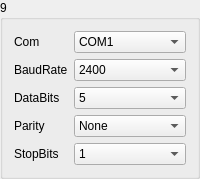
       <widget class="QGroupBox" name="gBoxMeter_9">
        <property name="minimumSize">
         <size>
          <width>171</width>
          <height>171</height>
         </size>
        </property>
        <property name="title">
         <string>9</string>
        </property>
        <layout class="QGridLayout" name="gridLayout_13">
         <item row="0" column="0">
          <widget class="QLabel" name="label_63">
           <property name="sizePolicy">
            <sizepolicy hsizetype="Fixed" vsizetype="Preferred">
             <horstretch>0</horstretch>
             <verstretch>0</verstretch>
            </sizepolicy>
           </property>
           <property name="text">
            <string>Com</string>
           </property>
          </widget>
         </item>
         <item row="0" column="1">
          <widget class="QComboBox" name="comboMeterSerialNum_9">
           <item>
            <property name="text">
             <string>COM1</string>
            </property>
           </item>
           <item>
            <property name="text">
             <string>COM2</string>
            </property>
           </item>
           <item>
            <property name="text">
             <string>COM3</string>
            </property>
           </item>
           <item>
            <property name="text">
             <string>COM4</string>
            </property>
           </item>
           <item>
            <property name="text">
             <string>COM5</string>
            </property>
           </item>
           <item>
            <property name="text">
             <string>COM6</string>
            </property>
           </item>
           <item>
            <property name="text">
             <string>COM7</string>
            </property>
           </item>
           <item>
            <property name="text">
             <string>COM8</string>
            </property>
           </item>
           <item>
            <property name="text">
             <string>COM9</string>
            </property>
           </item>
           <item>
            <property name="text">
             <string>COM10</string>
            </property>
           </item>
           <item>
            <property name="text">
             <string>COM11</string>
            </property>
           </item>
           <item>
            <property name="text">
             <string>COM12</string>
            </property>
           </item>
           <item>
            <property name="text">
             <string>COM13</string>
            </property>
           </item>
           <item>
            <property name="text">
             <string>COM14</string>
            </property>
           </item>
           <item>
            <property name="text">
             <string>COM15</string>
            </property>
           </item>
           <item>
            <property name="text">
             <string>COM16</string>
            </property>
           </item>
           <item>
            <property name="text">
             <string>COM17</string>
            </property>
           </item>
           <item>
            <property name="text">
             <string>COM18</string>
            </property>
           </item>
           <item>
            <property name="text">
             <string>COM19</string>
            </property>
           </item>
           <item>
            <property name="text">
             <string>COM20</string>
            </property>
           </item>
           <item>
            <property name="text">
             <string>COM21</string>
            </property>
           </item>
           <item>
            <property name="text">
             <string>COM22</string>
            </property>
           </item>
           <item>
            <property name="text">
             <string>COM23</string>
            </property>
           </item>
           <item>
            <property name="text">
             <string>COM24</string>
            </property>
           </item>
           <item>
            <property name="text">
             <string>COM25</string>
            </property>
           </item>
           <item>
            <property name="text">
             <string>COM26</string>
            </property>
           </item>
           <item>
            <property name="text">
             <string>COM27</string>
            </property>
           </item>
           <item>
            <property name="text">
             <string>COM28</string>
            </property>
           </item>
           <item>
            <property name="text">
             <string>COM29</string>
            </property>
           </item>
           <item>
            <property name="text">
             <string>COM30</string>
            </property>
           </item>
          </widget>
         </item>
         <item row="1" column="0">
          <widget class="QLabel" name="label_64">
           <property name="text">
            <string>BaudRate</string>
           </property>
          </widget>
         </item>
         <item row="1" column="1">
          <widget class="QComboBox" name="comboMeterBaudRate_9">
           <item>
            <property name="text">
             <string>2400</string>
            </property>
           </item>
           <item>
            <property name="text">
             <string>4800</string>
            </property>
           </item>
           <item>
            <property name="text">
             <string>9600</string>
            </property>
           </item>
           <item>
            <property name="text">
             <string>14400</string>
            </property>
           </item>
           <item>
            <property name="text">
             <string>19200</string>
            </property>
           </item>
           <item>
            <property name="text">
             <string>38400</string>
            </property>
           </item>
           <item>
            <property name="text">
             <string>56000</string>
            </property>
           </item>
          </widget>
         </item>
         <item row="2" column="0">
          <widget class="QLabel" name="label_65">
           <property name="text">
            <string>DataBits</string>
           </property>
          </widget>
         </item>
         <item row="2" column="1">
          <widget class="QComboBox" name="comboMeterBits_9">
           <item>
            <property name="text">
             <string>5</string>
            </property>
           </item>
           <item>
            <property name="text">
             <string>6</string>
            </property>
           </item>
           <item>
            <property name="text">
             <string>7</string>
            </property>
           </item>
           <item>
            <property name="text">
             <string>8</string>
            </property>
           </item>
          </widget>
         </item>
         <item row="3" column="0">
          <widget class="QLabel" name="label_66">
           <property name="text">
            <string>Parity</string>
           </property>
          </widget>
         </item>
         <item row="3" column="1">
          <widget class="QComboBox" name="comboMeterChkBit_9">
           <item>
            <property name="text">
             <string>None</string>
            </property>
           </item>
           <item>
            <property name="text">
             <string>Odd</string>
            </property>
           </item>
           <item>
            <property name="text">
             <string>Even</string>
            </property>
           </item>
          </widget>
         </item>
         <item row="4" column="0">
          <widget class="QLabel" name="label_67">
           <property name="text">
            <string>StopBits</string>
           </property>
          </widget>
         </item>
         <item row="4" column="1">
          <widget class="QComboBox" name="comboMeterEndBit_9">
           <item>
            <property name="text">
             <string>1</string>
            </property>
           </item>
           <item>
            <property name="text">
             <string>1.5</string>
            </property>
           </item>
           <item>
            <property name="text">
             <string>2</string>
            </property>
           </item>
          </widget>
         </item>
        </layout>
       </widget>
